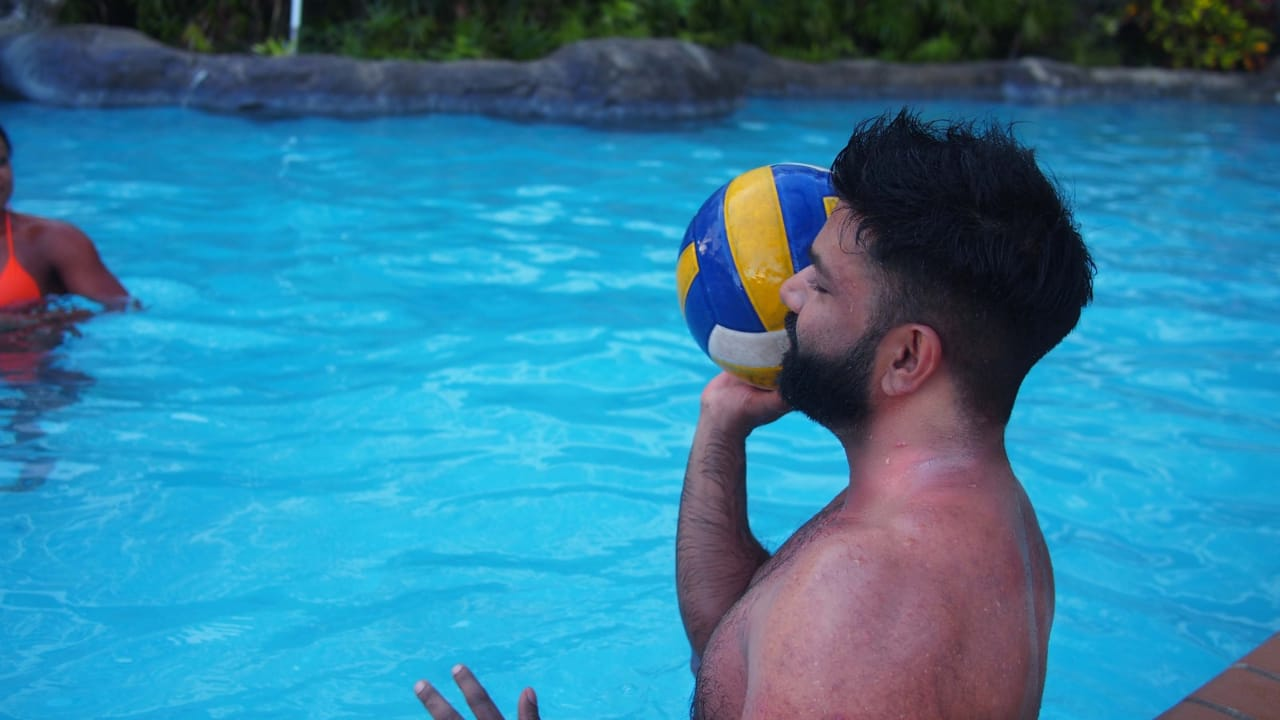
#> input picture week2/code/images/Volleyball.jpeg, 1280 x 720 px
$ jupyter execute '5. Transformations - Translations and Rotations.ipynb'
#> lines starting #> are read from the running program, lines starting #| are printed output that depends on the picture
# **Transformations - Translations and Rotations**

In this lesson we'll learn to:
1. Perform Image Translations
2. Rotations with getRotationMatrix2D
3. Rotations with Transpose
4. Flipping Images

[cell 1]
# download our images
import os
import wget
from zipfile import ZipFile


def bar_custom(current, total, width=80):
    print("Downloading: %d%% [%d / %d] bytes" % (current / total * 100, current, total))

URL = "https://github.com/Tuchsanai/DL-FOR-COMPUTER-VISION/raw/main/week2/code/images.zip"

if not os.path.exists("images.zip"):
    wget.download(URL,bar=bar_custom)
#> (this line was passed over: the network is not available in this run)

if not os.path.exists("images"):
    with ZipFile('images.zip', 'r') as zipObj:
        # Extract all the contents of zip file in current directory
        zipObj.extractall()

[cell 2]
# Our Setup, Import Libaries, Create our Imshow Function and Download our Images
import cv2
import numpy as np
from matplotlib import pyplot as plt

# Define our imshow function
def imshow(title = "Image", image = None, size = 10):
    w, h = image.shape[0], image.shape[1]
    aspect_ratio = w/h
    plt.figure(figsize=(size * aspect_ratio,size))
    plt.imshow(cv2.cvtColor(image, cv2.COLOR_BGR2RGB))
    plt.title(title)
    plt.show()

### **Translations**

This an affine transform that simply shifts the position of an image. (left or right).

We use cv2.warpAffine to implement these transformations.

```cv2.warpAffine(image, T, (width, height))```

[cell 3]
# Load our image
image = cv2.imread('images/Volleyball.jpeg')
#> image is the input picture: shape (720, 1280, 3); mean B, G, R 159.8, 127.4, 49.9
imshow("Original", image)

# Store height and width of the image
height, width = image.shape[:2]
#> height = 720; width = 1280

# We shift it by quarter of the height and width
quarter_height, quarter_width = height/2, width/2
#> quarter_height = 360; quarter_width = 640

# Our Translation
#       | 1 0 Tx |
#  T  = | 0 1 Ty |

# T is our translation matrix
T = np.float32([[1, 0, quarter_width], [0, 1,quarter_height]])
#> T = [[1, 0, 640], [0, 1, 360]]

# We use warpAffine to transform the image using the matrix, T
img_translation = cv2.warpAffine(image, T, (width, height))
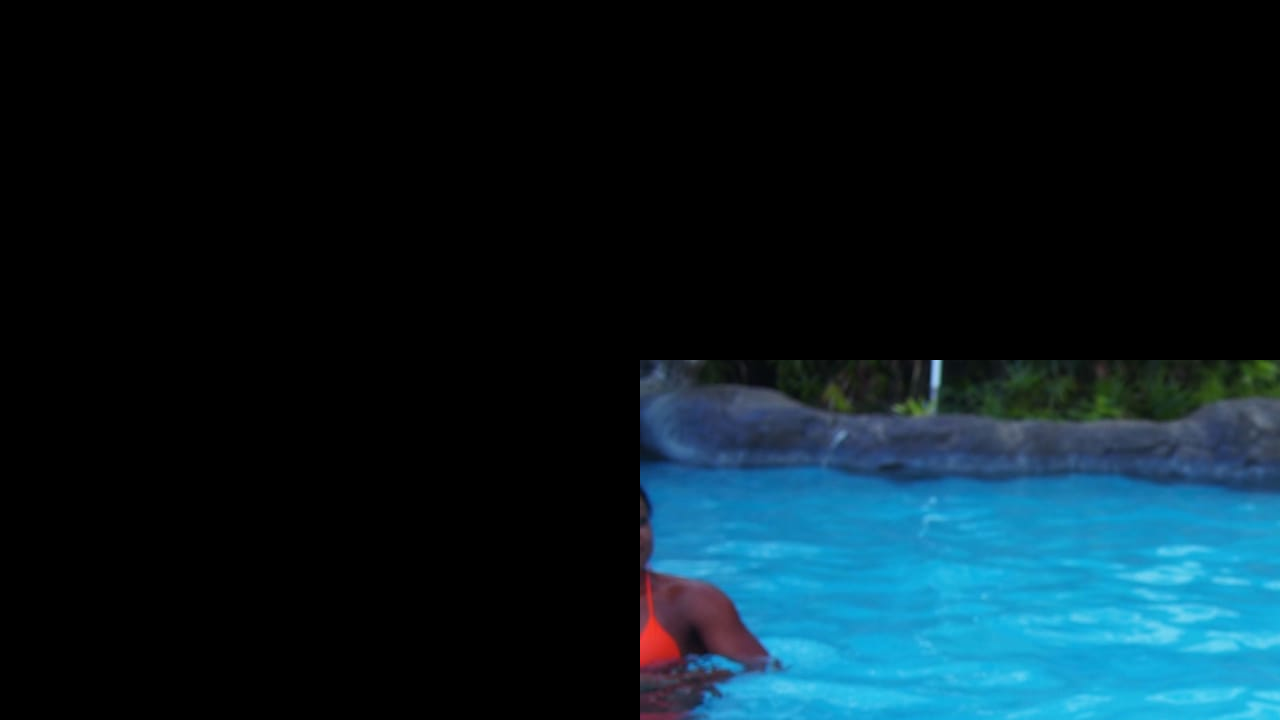
#> img_translation: shape (720, 1280, 3); mean B, G, R 39, 30.1, 9.1
imshow("Translated", img_translation)

[cell 4]
# What does T look like
print(T)
#| [[  1.   0. 640.]
#|  [  0.   1. 360.]]

print(height, width )
#| 720 1280

### **Rotations**

```cv2.getRotationMatrix2D(rotation_center_x, rotation_center_y, angle of rotation, scale)```

[cell 5]
# Load our image
image = cv2.imread('images/Volleyball.jpeg')
height, width = image.shape[:2]

# Divide by two to rototate the image around its centre
rotation_matrix = cv2.getRotationMatrix2D((width/2, height/2), 45, 1)

# Input our image, the rotation matrix and our desired final width and height
rotated_image = cv2.warpAffine(image, rotation_matrix, (width, height))
imshow("Rotated 90 degrees with scale = 1", rotated_image)

[cell 6]
# Divide by two to rototate the image around its centre
rotation_matrix = cv2.getRotationMatrix2D((width/2, height/2), 90, 0.5)
print(rotation_matrix)
#| [[ 3.061617e-17  5.000000e-01  4.600000e+02]
#|  [-5.000000e-01  3.061617e-17  6.800000e+02]]
# Input our image, the rotation matrix and our desired final width and height
rotated_image = cv2.warpAffine(image, rotation_matrix, (width, height))
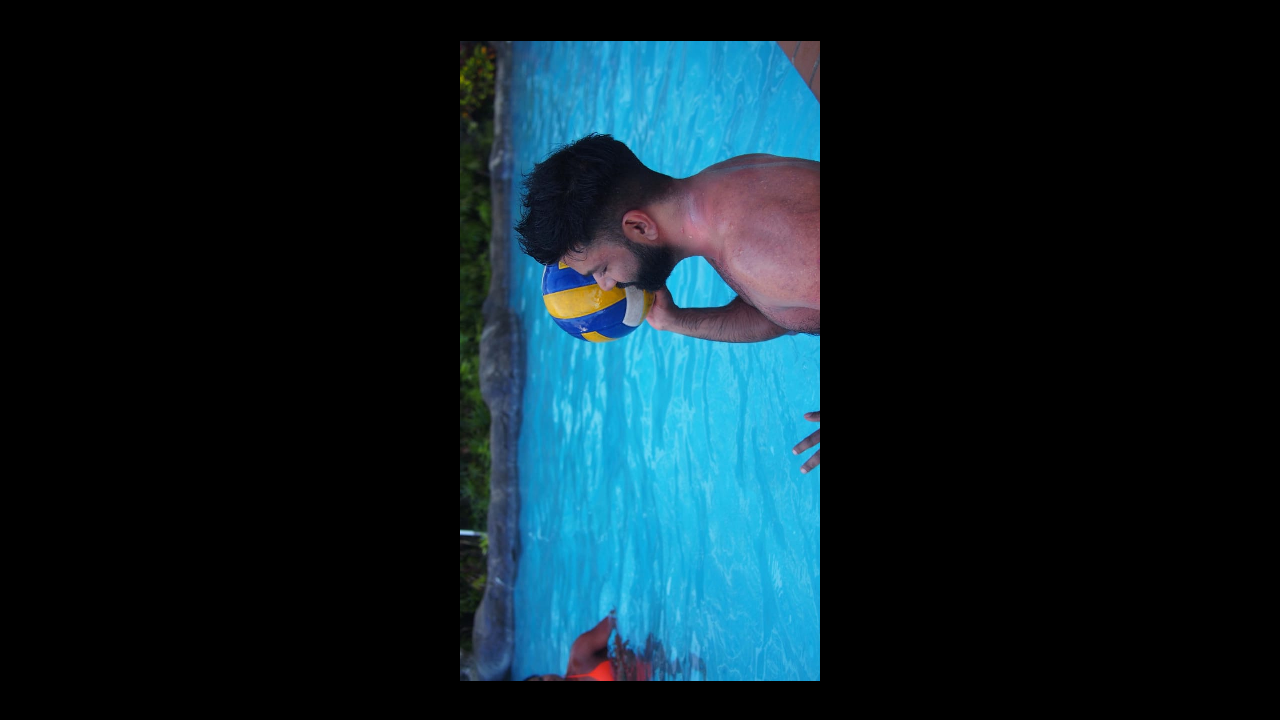
#> rotated_image: shape (720, 1280, 3); mean B, G, R 39.9, 31.8, 12.5
imshow("Rotated 90 degrees with scale = 0.5", rotated_image)

Notice all the black space surrounding the image.

We could now crop the image as we can calculate it's new size (we haven't learned cropping yet!).

### **Rotations with cv2.transpose** (less flexible)

[cell 7]
rotated_image = cv2.transpose(image)
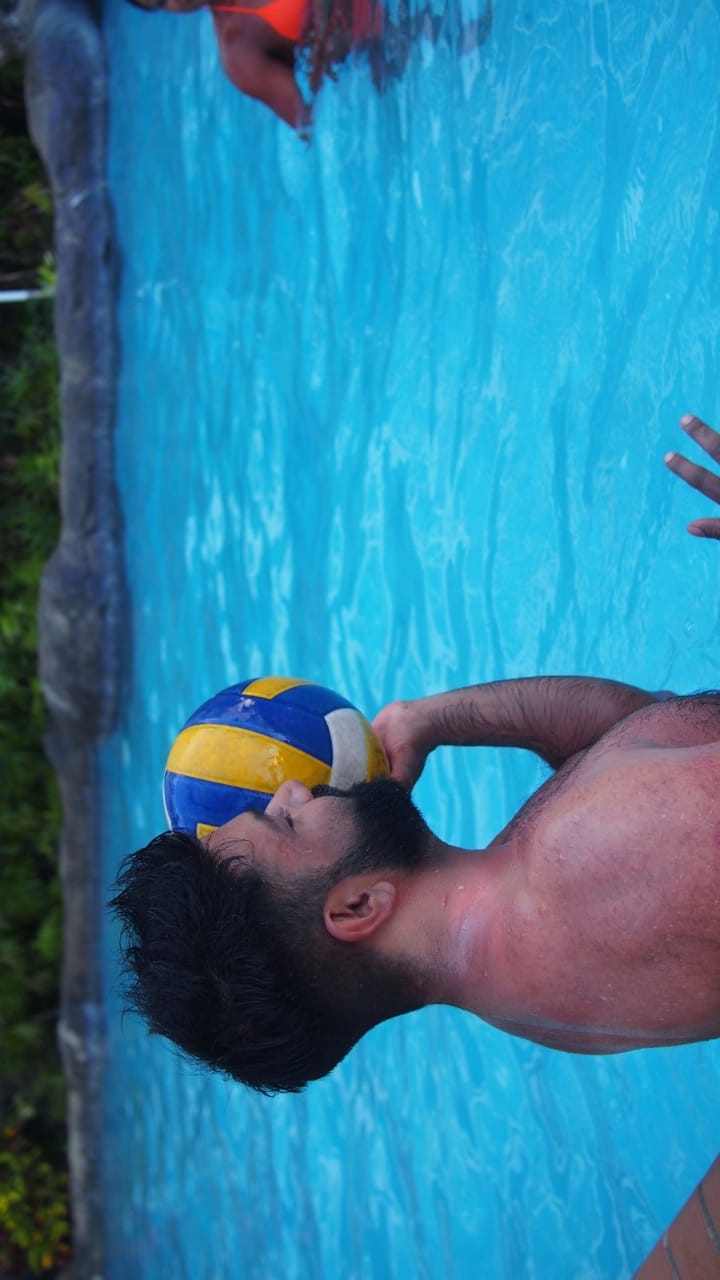
#> rotated_image: shape (1280, 720, 3); mean B, G, R 159.8, 127.4, 49.9
imshow("Original", image)
imshow("Rotated using Transpose", rotated_image)

[cell 8]
rotated_image = cv2.transpose(image)
rotated_image = cv2.transpose(rotated_image)

imshow("Rotated using Transpose", rotated_image)

[cell 9]
# Let's now to a horizontal flip.
flipped = cv2.flip(image, 1)
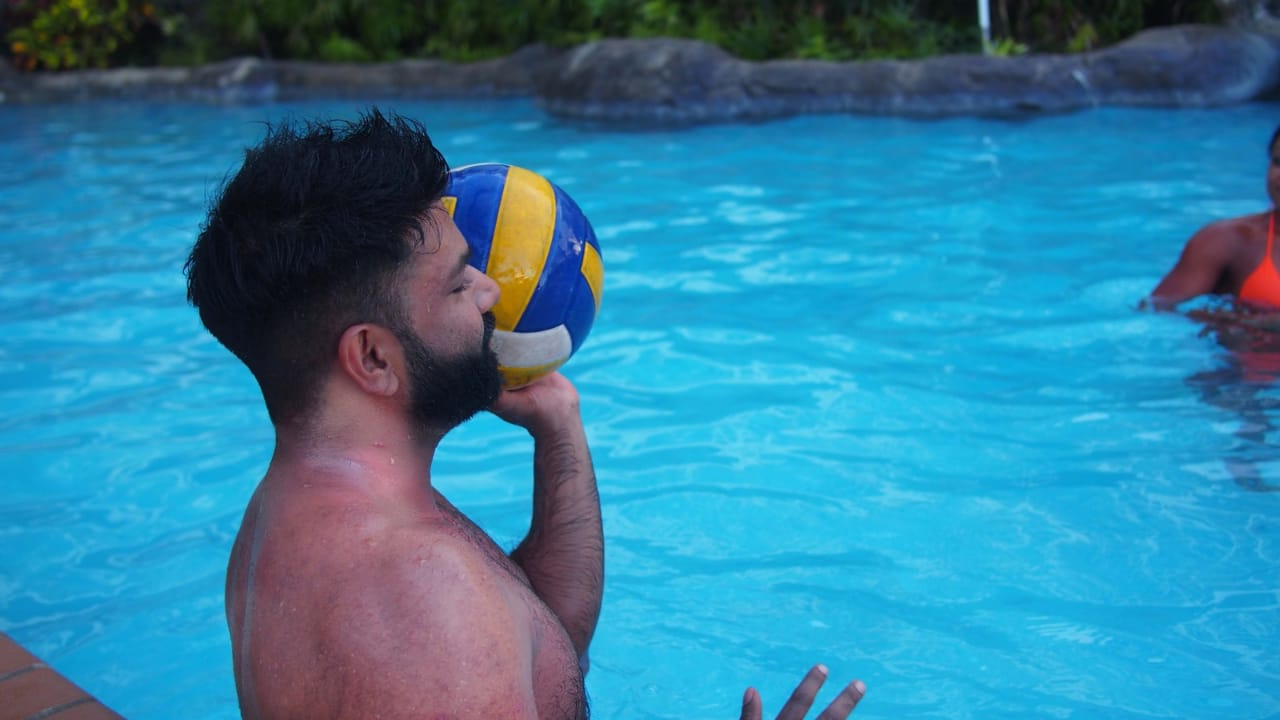
#> flipped: shape (720, 1280, 3); mean B, G, R 159.8, 127.4, 49.9
imshow("Horizontal Flip", flipped)

$ run again, with week2/code/images/coffee_view.jpeg copied over week2/code/images/Volleyball.jpeg
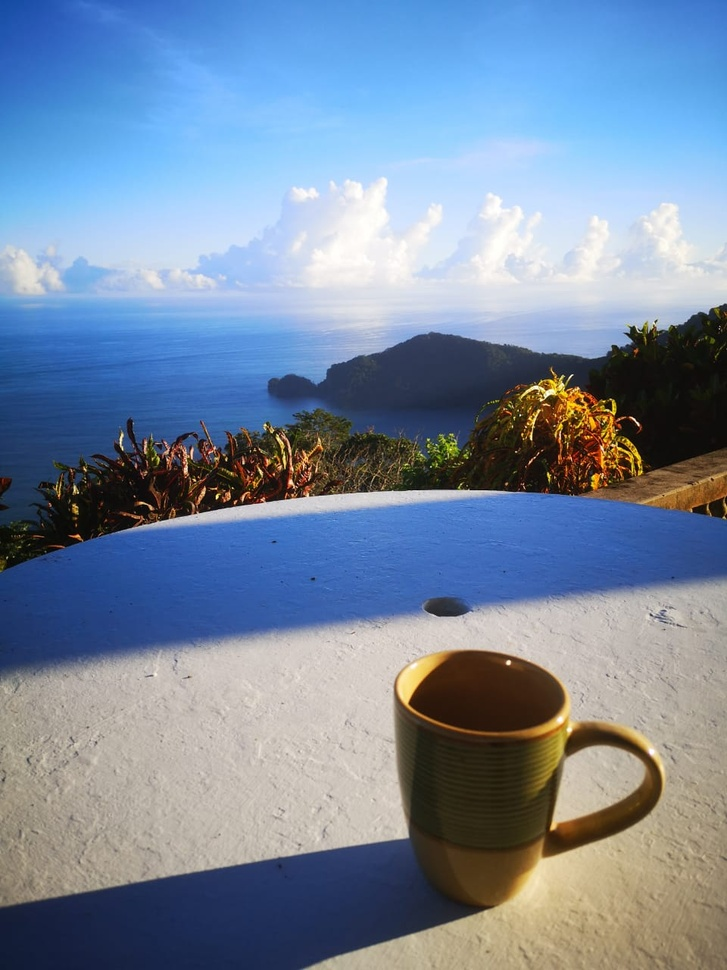
#> input picture week2/code/images/coffee_view.jpeg, 727 x 970 px, shrunk from 960 x 1280 before the run
#> image is the input picture: shape (970, 727, 3); mean B, G, R 160, 136.8, 119.1
#| [[  1.    0.  363.5]
#|  [  0.    1.  485. ]]
#| 970 727
#| [[ 3.061617e-17  5.000000e-01  1.210000e+02]
#|  [-5.000000e-01  3.061617e-17  6.667500e+02]]
#> `rotated_image = cv2.transpose(image)`:
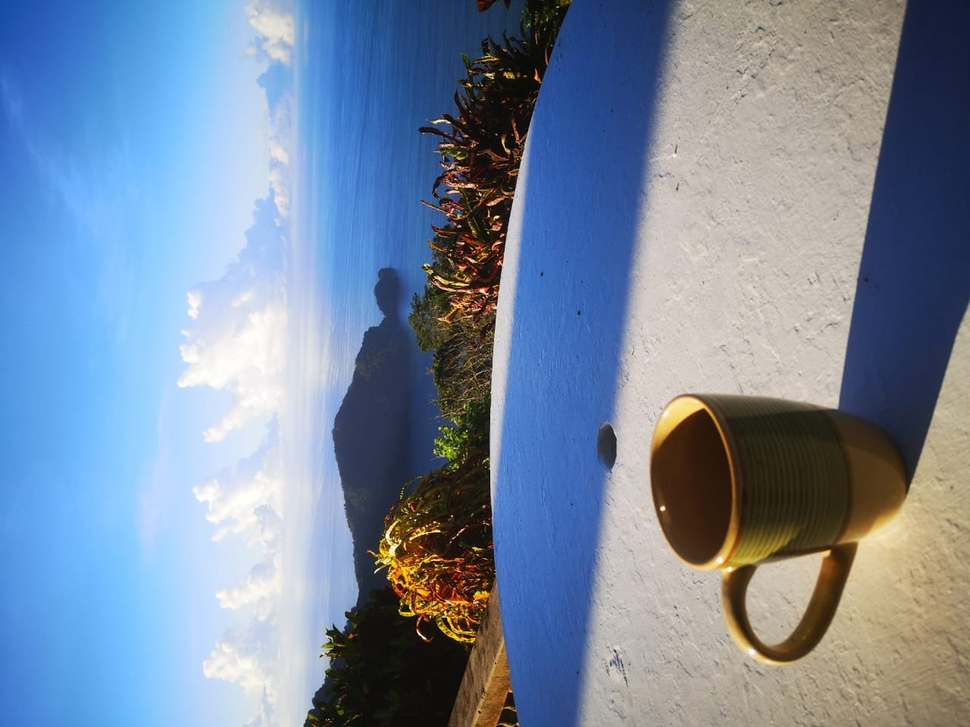
#> rotated_image: shape (727, 970, 3); mean B, G, R 160, 136.8, 119.1
#> `flipped = cv2.flip(image, 1)`:
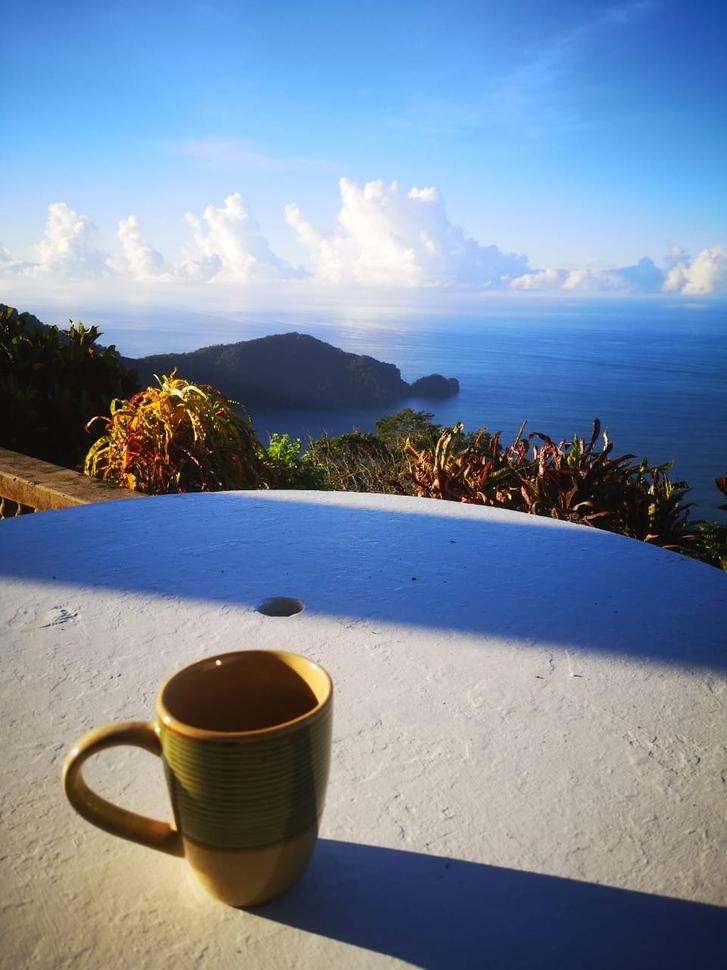
#> flipped: shape (970, 727, 3); mean B, G, R 160, 136.8, 119.1

$ run again, with week2/code/images/fireworks.jpeg copied over week2/code/images/Volleyball.jpeg
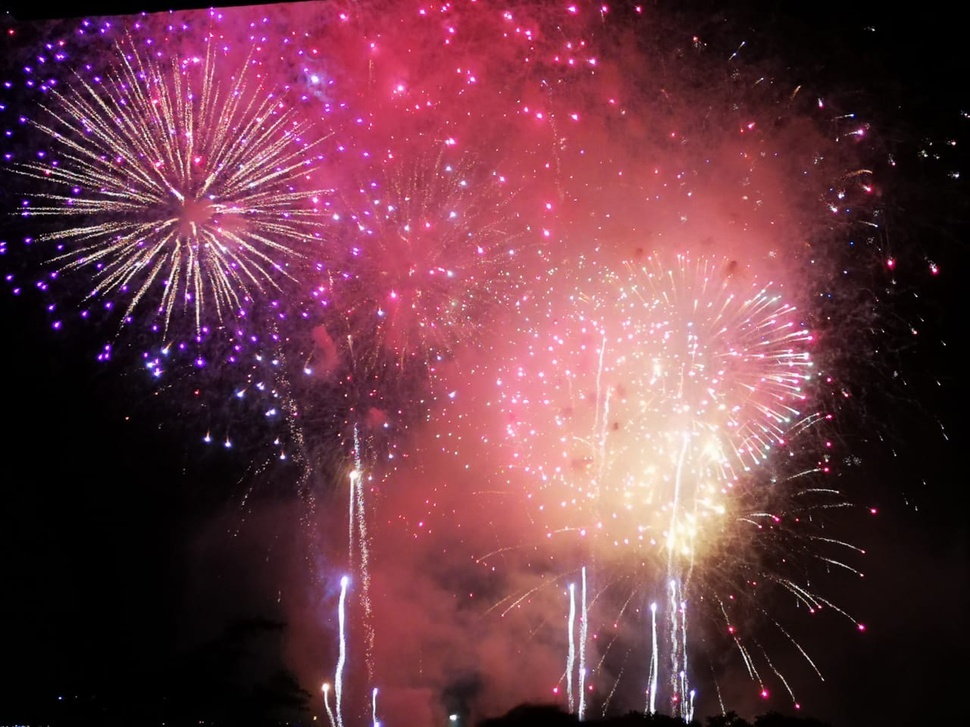
#> input picture week2/code/images/fireworks.jpeg, 970 x 727 px, shrunk from 1280 x 960 before the run
#> image is the input picture: shape (727, 970, 3); mean B, G, R 68.2, 56.8, 105.7
#| [[  1.    0.  485. ]
#|  [  0.    1.  363.5]]
#| 727 970
#| [[ 3.061617e-17  5.000000e-01  3.032500e+02]
#|  [-5.000000e-01  3.061617e-17  6.060000e+02]]
#> `rotated_image = cv2.transpose(image)`:
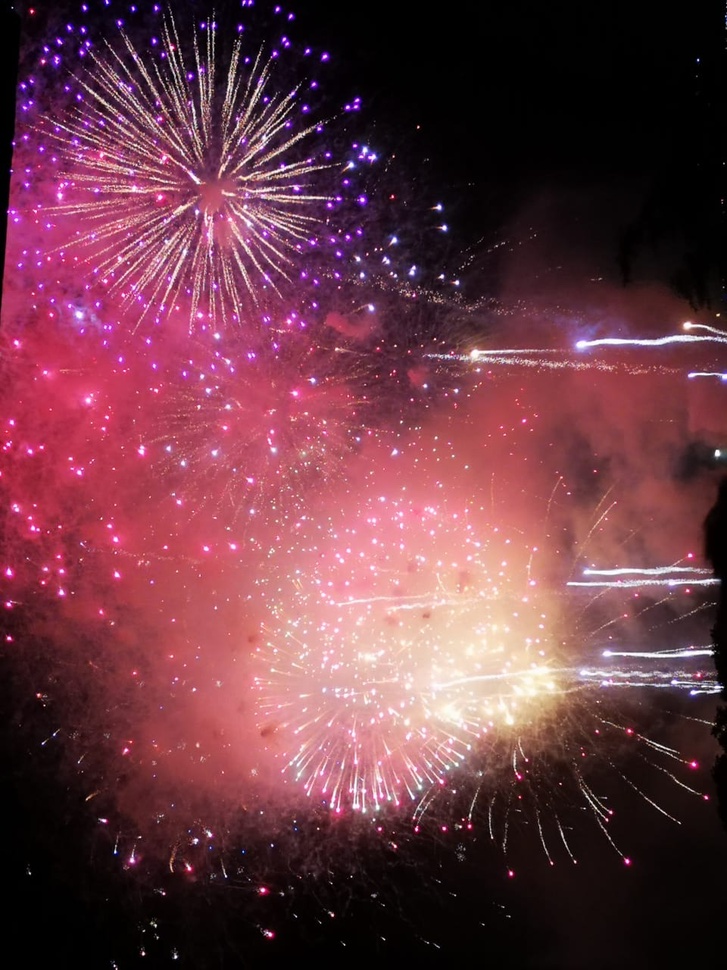
#> rotated_image: shape (970, 727, 3); mean B, G, R 68.2, 56.8, 105.7
#> `flipped = cv2.flip(image, 1)`:
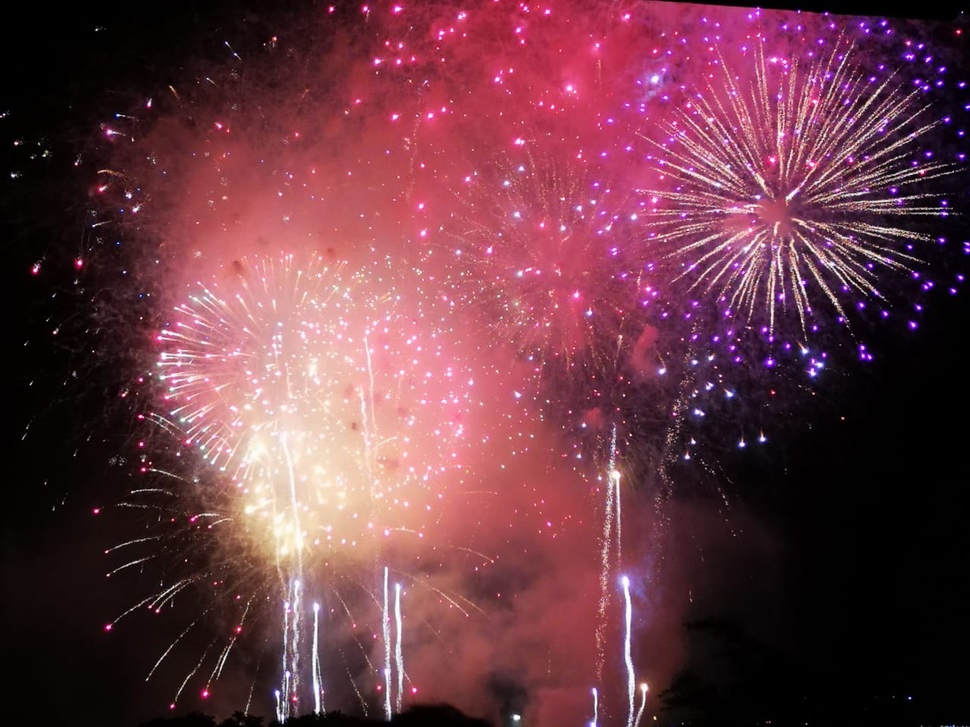
#> flipped: shape (727, 970, 3); mean B, G, R 68.2, 56.8, 105.7
